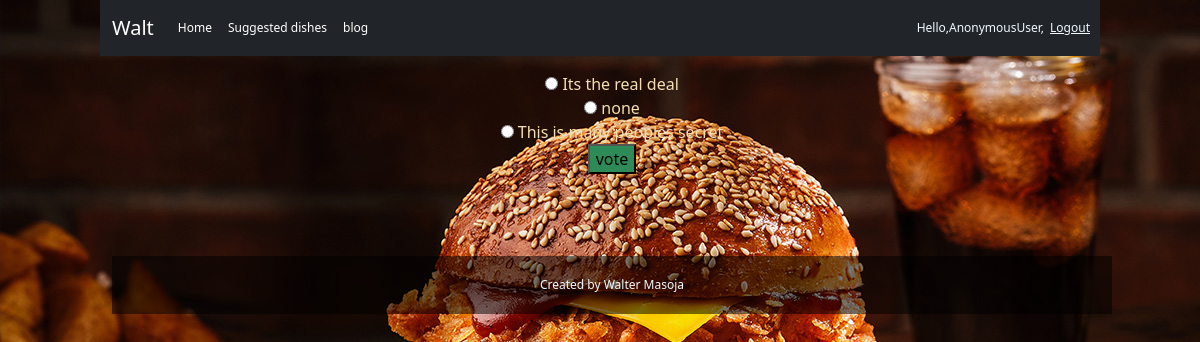
/1/blog_vote, run on the app's committed database.
### product_order/models.py (models this page shows, shortened)
class choice(models.Model):
    post = models.ForeignKey(post,on_delete=models.CASCADE)
    choice_text = models.CharField(max_length=250)
    vote = models.IntegerField(default=0)

### product_order/views.py (the view)
# urls.py: path('<int:pk>/blog_vote',views.blog_vote,name='blog_vote'),
def blog_vote(request,pk):
    blog_post = get_object_or_404(post,pk= pk)
    try:
        selected_choice = blog_post.choice_set.get(pk = request.POST['choice'])
    except(KeyError,choice.DoesNotExist):
        return render(request,'blog_detail.html',{'blog_post':blog_post,"error_message":"You did not select a choice"})
    else:
        selected_choice.vote = F('vote') +  1
        selected_choice.save()
    return HttpResponseRedirect(reverse('blog_result',args=(selected_choice.id,)))

### product_order/templates/blog_detail.html (shortened to what this page needs)
{% extends 'base.html' %}
{% load static %}
{% block content %}
<div class="container" style="width: 1024px;">
<body style="background-image: url(../../media/burger.jpg);">
          <center>
          <form action="{% url 'blog_vote' blog_post.id %}" method="post" style="height: 200px;">
            <fieldset style="color: wheat; ">
                <legend><h1>{{post.post_text}}</h1></legend>
                {% for choice in blog_post.choice_set.all  %}
                <input type="radio" name="choice" id="choice{{forloop.counter}}" value="{{choice.id}}">
                <label for="choice{{forloop.counter}}">{{choice.choice_text}}</label><br>
                {% endfor %}
            </fieldset>
       <input type="submit" value="vote" style="background-color: seagreen;">
          </form>
        </center>
<footer>Created by Walter Masoja</footer>
</body>
</div>
{% endblock %}

### static/styles.css (style rules this page uses)
footer { color: aliceblue; padding-top: 20px; padding-bottom: 20px; text-align: center; font-size: 12px; background-color: rgba(0, 0, 0, 0.518); }

### data on the page
choice: choice_text "Its the real deal"
choice: choice_text "none"
choice: choice_text "This is many peoples secret"

### other printed values
{{ request.user }} "AnonymousUser"
